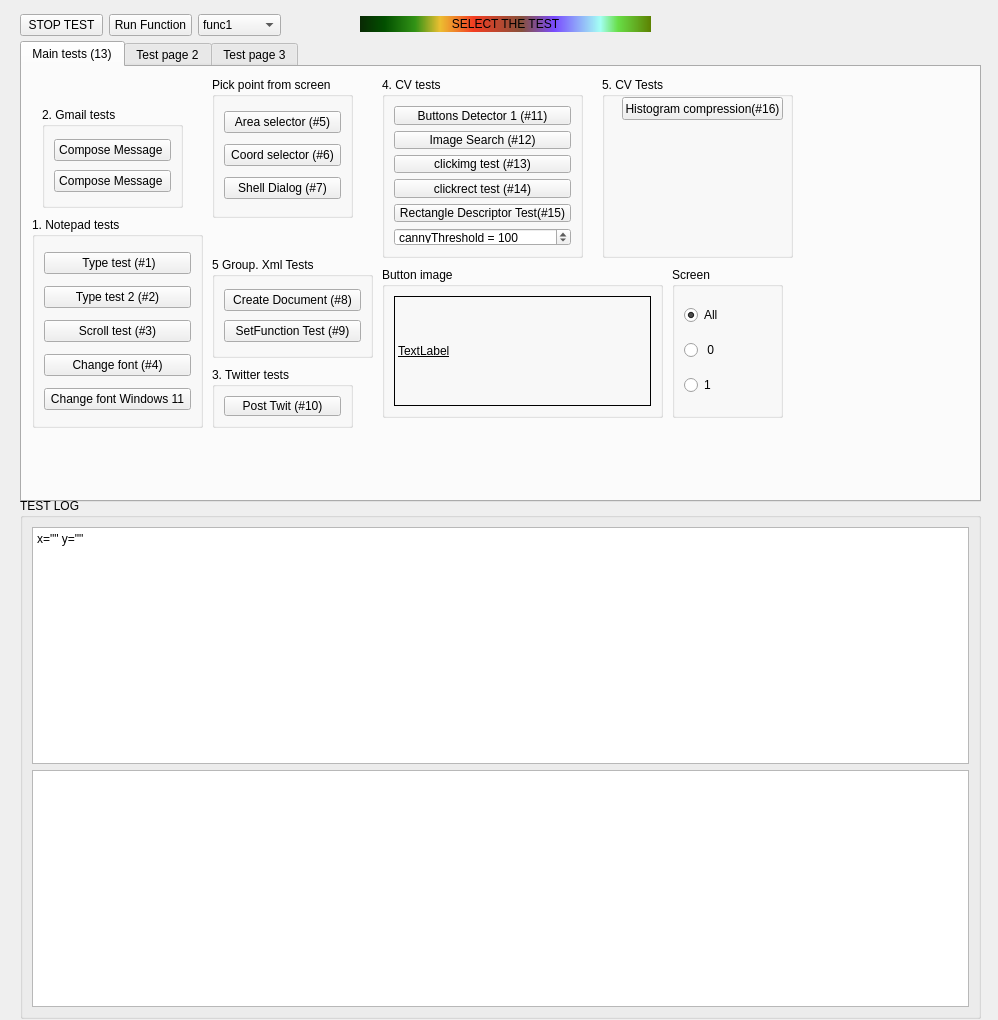
<?xml version="1.0" encoding="UTF-8"?>
<ui version="4.0">
 <class>CoolTestsForm</class>
 <widget class="QDialog" name="CoolTestsForm">
  <property name="windowModality">
   <enum>Qt::NonModal</enum>
  </property>
  <property name="geometry">
   <rect>
    <x>0</x>
    <y>0</y>
    <width>998</width>
    <height>1020</height>
   </rect>
  </property>
  <property name="windowTitle">
   <string>UsefulClicker Tests Form</string>
  </property>
  <widget class="QDialogButtonBox" name="buttonBox">
   <property name="geometry">
    <rect>
     <x>1330</x>
     <y>30</y>
     <width>81</width>
     <height>61</height>
    </rect>
   </property>
   <property name="orientation">
    <enum>Qt::Vertical</enum>
   </property>
   <property name="standardButtons">
    <set>QDialogButtonBox::Cancel|QDialogButtonBox::Ok</set>
   </property>
  </widget>
  <widget class="QWidget" name="layoutWidget">
   <property name="geometry">
    <rect>
     <x>20</x>
     <y>10</y>
     <width>261</width>
     <height>31</height>
    </rect>
   </property>
   <layout class="QHBoxLayout" name="horizontalLayout">
    <item>
     <widget class="QPushButton" name="stopTest">
      <property name="text">
       <string>STOP TEST</string>
      </property>
     </widget>
    </item>
    <item>
     <widget class="QPushButton" name="runFunction">
      <property name="text">
       <string>Run Function</string>
      </property>
     </widget>
    </item>
    <item>
     <widget class="QComboBox" name="functionsList">
      <item>
       <property name="text">
        <string>func1</string>
       </property>
      </item>
     </widget>
    </item>
   </layout>
  </widget>
  <widget class="QGroupBox" name="groupBox_5">
   <property name="geometry">
    <rect>
     <x>20</x>
     <y>498</y>
     <width>961</width>
     <height>521</height>
    </rect>
   </property>
   <property name="title">
    <string>TEST LOG</string>
   </property>
   <layout class="QGridLayout" name="gridLayout_5">
    <item row="1" column="0">
     <widget class="QTextEdit" name="xmlEditor"/>
    </item>
    <item row="0" column="0">
     <widget class="QPlainTextEdit" name="logEdit">
      <property name="maximumSize">
       <size>
        <width>16777215</width>
        <height>16777215</height>
       </size>
      </property>
      <property name="plainText">
       <string>x=&quot;&quot; y=&quot;&quot;</string>
      </property>
     </widget>
    </item>
   </layout>
  </widget>
  <widget class="QLabel" name="testStatusLabel">
   <property name="geometry">
    <rect>
     <x>360</x>
     <y>16</y>
     <width>291</width>
     <height>16</height>
    </rect>
   </property>
   <property name="styleSheet">
    <string notr="true">color: rgb(0, 0, 0);
font: 900 9pt &quot;Segoe UI&quot;;
background-color: qlineargradient(spread:pad, x1:0, y1:0, x2:1, y2:0, stop:0 rgba(9, 41, 4, 255), stop:0.085 rgba(2, 79, 0, 255), stop:0.19 rgba(50, 147, 22, 255), stop:0.275 rgba(236, 191, 49, 255), stop:0.39 rgba(243, 61, 34, 255), stop:0.555 rgba(135, 81, 60, 255), stop:0.667 rgba(121, 75, 255, 255), stop:0.825 rgba(164, 255, 244, 255), stop:0.885 rgba(104, 222, 71, 255), stop:1 rgba(93, 128, 0, 255));</string>
   </property>
   <property name="text">
    <string>&lt;html&gt;&lt;head/&gt;&lt;body&gt;&lt;p&gt;SELECT THE TEST&lt;/p&gt;&lt;/body&gt;&lt;/html&gt;</string>
   </property>
   <property name="alignment">
    <set>Qt::AlignCenter</set>
   </property>
  </widget>
  <widget class="QTabWidget" name="tabWidget">
   <property name="geometry">
    <rect>
     <x>20</x>
     <y>41</y>
     <width>961</width>
     <height>461</height>
    </rect>
   </property>
   <property name="currentIndex">
    <number>0</number>
   </property>
   <widget class="QWidget" name="tab">
    <attribute name="title">
     <string>Main tests (13)</string>
    </attribute>
    <widget class="QGroupBox" name="groupBox_7">
     <property name="geometry">
      <rect>
       <x>190</x>
       <y>190</y>
       <width>161</width>
       <height>101</height>
      </rect>
     </property>
     <property name="title">
      <string>5 Group. Xml Tests</string>
     </property>
     <layout class="QGridLayout" name="gridLayout_7">
      <item row="0" column="0">
       <widget class="QPushButton" name="createTestXml">
        <property name="text">
         <string>Create Document (#8)</string>
        </property>
       </widget>
      </item>
      <item row="1" column="0">
       <widget class="QPushButton" name="setFunctionTest">
        <property name="text">
         <string>SetFunction Test (#9)</string>
        </property>
       </widget>
      </item>
     </layout>
    </widget>
    <widget class="QGroupBox" name="groupBox_2">
     <property name="geometry">
      <rect>
       <x>10</x>
       <y>150</y>
       <width>171</width>
       <height>211</height>
      </rect>
     </property>
     <property name="title">
      <string>1. Notepad tests</string>
     </property>
     <layout class="QGridLayout" name="gridLayout_2">
      <item row="2" column="0">
       <widget class="QPushButton" name="scrollTest">
        <property name="text">
         <string>Scroll test (#3)</string>
        </property>
       </widget>
      </item>
      <item row="3" column="0">
       <widget class="QPushButton" name="pushButton_3">
        <property name="text">
         <string>Change font (#4)</string>
        </property>
       </widget>
      </item>
      <item row="0" column="0">
       <widget class="QPushButton" name="typeTest">
        <property name="text">
         <string> Type test (#1)</string>
        </property>
       </widget>
      </item>
      <item row="1" column="0">
       <widget class="QPushButton" name="typeTest2">
        <property name="text">
         <string>Type test 2 (#2)</string>
        </property>
       </widget>
      </item>
      <item row="4" column="0">
       <widget class="QPushButton" name="changeFontWindows11">
        <property name="text">
         <string>Change font Windows 11</string>
        </property>
       </widget>
      </item>
     </layout>
    </widget>
    <widget class="QGroupBox" name="groupBox_6">
     <property name="geometry">
      <rect>
       <x>190</x>
       <y>10</y>
       <width>141</width>
       <height>141</height>
      </rect>
     </property>
     <property name="title">
      <string>Pick point from screen</string>
     </property>
     <layout class="QGridLayout" name="gridLayout_6">
      <item row="1" column="0">
       <widget class="QPushButton" name="pickPoint">
        <property name="text">
         <string>Coord selector (#6)</string>
        </property>
       </widget>
      </item>
      <item row="0" column="0">
       <widget class="QPushButton" name="areaButton">
        <property name="text">
         <string>Area selector (#5)</string>
        </property>
       </widget>
      </item>
      <item row="2" column="0">
       <widget class="QPushButton" name="shellDialog">
        <property name="text">
         <string>Shell Dialog (#7)</string>
        </property>
       </widget>
      </item>
     </layout>
    </widget>
    <widget class="QGroupBox" name="groupBox_3">
     <property name="geometry">
      <rect>
       <x>190</x>
       <y>300</y>
       <width>141</width>
       <height>61</height>
      </rect>
     </property>
     <property name="title">
      <string>3. Twitter tests</string>
     </property>
     <layout class="QGridLayout" name="gridLayout_3">
      <item row="0" column="0">
       <widget class="QPushButton" name="pushButton_4">
        <property name="text">
         <string>Post Twit (#10)</string>
        </property>
       </widget>
      </item>
     </layout>
    </widget>
    <widget class="QGroupBox" name="groupBox_11">
     <property name="geometry">
      <rect>
       <x>360</x>
       <y>200</y>
       <width>281</width>
       <height>151</height>
      </rect>
     </property>
     <property name="title">
      <string>Button image</string>
     </property>
     <layout class="QGridLayout" name="gridLayout_10">
      <item row="0" column="0">
       <widget class="QLabel" name="buttonImage">
        <property name="styleSheet">
         <string notr="true">font: 700 9pt &quot;Segoe UI&quot;;
text-decoration: underline;</string>
        </property>
        <property name="frameShape">
         <enum>QFrame::Panel</enum>
        </property>
        <property name="text">
         <string>TextLabel</string>
        </property>
        <property name="scaledContents">
         <bool>true</bool>
        </property>
       </widget>
      </item>
     </layout>
    </widget>
    <widget class="QGroupBox" name="groupBox_4">
     <property name="geometry">
      <rect>
       <x>360</x>
       <y>10</y>
       <width>201</width>
       <height>181</height>
      </rect>
     </property>
     <property name="title">
      <string>4. CV tests</string>
     </property>
     <layout class="QGridLayout" name="gridLayout_4">
      <item row="0" column="0">
       <widget class="QPushButton" name="buttonsDetector1">
        <property name="text">
         <string>Buttons Detector 1 (#11)</string>
        </property>
       </widget>
      </item>
      <item row="3" column="0">
       <widget class="QPushButton" name="clickrectTest">
        <property name="text">
         <string>clickrect test (#14)</string>
        </property>
       </widget>
      </item>
      <item row="2" column="0">
       <widget class="QPushButton" name="clickimgTest">
        <property name="text">
         <string>clickimg test (#13)</string>
        </property>
       </widget>
      </item>
      <item row="1" column="0">
       <widget class="QPushButton" name="imageSearch">
        <property name="text">
         <string>Image Search (#12)</string>
        </property>
       </widget>
      </item>
      <item row="5" column="0">
       <widget class="QSpinBox" name="spinBox">
        <property name="prefix">
         <string>cannyThreshold = </string>
        </property>
        <property name="maximum">
         <number>1000</number>
        </property>
        <property name="value">
         <number>100</number>
        </property>
       </widget>
      </item>
      <item row="4" column="0">
       <widget class="QPushButton" name="rectangleDescriptorTest">
        <property name="text">
         <string>Rectangle Descriptor Test(#15)</string>
        </property>
       </widget>
      </item>
     </layout>
    </widget>
    <widget class="QGroupBox" name="groupBox_10">
     <property name="geometry">
      <rect>
       <x>650</x>
       <y>200</y>
       <width>111</width>
       <height>151</height>
      </rect>
     </property>
     <property name="title">
      <string>Screen</string>
     </property>
     <layout class="QVBoxLayout" name="verticalLayout">
      <item>
       <widget class="QRadioButton" name="allScreens">
        <property name="text">
         <string>All</string>
        </property>
        <property name="checked">
         <bool>true</bool>
        </property>
       </widget>
      </item>
      <item>
       <widget class="QRadioButton" name="screen0">
        <property name="text">
         <string> 0</string>
        </property>
        <property name="checked">
         <bool>false</bool>
        </property>
        <property name="autoRepeat">
         <bool>true</bool>
        </property>
       </widget>
      </item>
      <item>
       <widget class="QRadioButton" name="screen1">
        <property name="text">
         <string>1</string>
        </property>
        <property name="autoRepeat">
         <bool>true</bool>
        </property>
       </widget>
      </item>
     </layout>
    </widget>
    <widget class="QGroupBox" name="groupBox">
     <property name="geometry">
      <rect>
       <x>20</x>
       <y>40</y>
       <width>141</width>
       <height>101</height>
      </rect>
     </property>
     <property name="title">
      <string>2. Gmail tests</string>
     </property>
     <layout class="QGridLayout" name="gridLayout">
      <item row="0" column="0">
       <widget class="QPushButton" name="pushButton_7">
        <property name="text">
         <string>Compose Message </string>
        </property>
       </widget>
      </item>
      <item row="1" column="0">
       <widget class="QPushButton" name="pushButton_6">
        <property name="text">
         <string>Compose Message </string>
        </property>
       </widget>
      </item>
     </layout>
    </widget>
    <widget class="QGroupBox" name="groupBox_16">
     <property name="geometry">
      <rect>
       <x>580</x>
       <y>10</y>
       <width>191</width>
       <height>181</height>
      </rect>
     </property>
     <property name="title">
      <string>5. CV Tests</string>
     </property>
     <widget class="QPushButton" name="histCompressionTest">
      <property name="geometry">
       <rect>
        <x>20</x>
        <y>20</y>
        <width>161</width>
        <height>23</height>
       </rect>
      </property>
      <property name="text">
       <string>Histogram compression(#16)</string>
      </property>
     </widget>
    </widget>
   </widget>
   <widget class="QWidget" name="tab_3">
    <attribute name="title">
     <string>Test page 2</string>
    </attribute>
    <widget class="QGroupBox" name="groupBox_13">
     <property name="geometry">
      <rect>
       <x>10</x>
       <y>0</y>
       <width>541</width>
       <height>311</height>
      </rect>
     </property>
     <property name="title">
      <string>Language tests</string>
     </property>
     <widget class="QGroupBox" name="groupBox_12">
      <property name="geometry">
       <rect>
        <x>20</x>
        <y>30</y>
        <width>141</width>
        <height>241</height>
       </rect>
      </property>
      <property name="title">
       <string>foreach loop tests</string>
      </property>
      <widget class="QPushButton" name="foreachTest1">
       <property name="geometry">
        <rect>
         <x>10</x>
         <y>30</y>
         <width>121</width>
         <height>31</height>
        </rect>
       </property>
       <property name="text">
        <string>Foreach_test1</string>
       </property>
      </widget>
      <widget class="QPushButton" name="foreachTest2">
       <property name="geometry">
        <rect>
         <x>10</x>
         <y>70</y>
         <width>121</width>
         <height>31</height>
        </rect>
       </property>
       <property name="text">
        <string>Foreach_test2</string>
       </property>
      </widget>
      <widget class="QPushButton" name="foreachTest3">
       <property name="geometry">
        <rect>
         <x>10</x>
         <y>110</y>
         <width>121</width>
         <height>31</height>
        </rect>
       </property>
       <property name="text">
        <string>Foreach_test3</string>
       </property>
      </widget>
      <widget class="QPushButton" name="foreachTest4">
       <property name="geometry">
        <rect>
         <x>10</x>
         <y>150</y>
         <width>121</width>
         <height>31</height>
        </rect>
       </property>
       <property name="text">
        <string>Foreach_test4</string>
       </property>
      </widget>
     </widget>
     <widget class="QGroupBox" name="groupBox_14">
      <property name="geometry">
       <rect>
        <x>180</x>
        <y>30</y>
        <width>171</width>
        <height>241</height>
       </rect>
      </property>
      <property name="title">
       <string>Expression calculator</string>
      </property>
      <widget class="QPushButton" name="expressionTest12">
       <property name="geometry">
        <rect>
         <x>10</x>
         <y>30</y>
         <width>151</width>
         <height>29</height>
        </rect>
       </property>
       <property name="text">
        <string>12 Expressions test</string>
       </property>
      </widget>
      <widget class="QPushButton" name="generatorsTest">
       <property name="geometry">
        <rect>
         <x>10</x>
         <y>80</y>
         <width>151</width>
         <height>29</height>
        </rect>
       </property>
       <property name="text">
        <string>Generators test</string>
       </property>
      </widget>
     </widget>
     <widget class="QGroupBox" name="groupBox_15">
      <property name="geometry">
       <rect>
        <x>370</x>
        <y>30</y>
        <width>161</width>
        <height>241</height>
       </rect>
      </property>
      <property name="title">
       <string>Torrent downloader tests</string>
      </property>
      <widget class="QPushButton" name="pirateBayTest">
       <property name="geometry">
        <rect>
         <x>20</x>
         <y>30</y>
         <width>121</width>
         <height>29</height>
        </rect>
       </property>
       <property name="text">
        <string>PirateBay test</string>
       </property>
      </widget>
     </widget>
    </widget>
   </widget>
   <widget class="QWidget" name="tab_2">
    <attribute name="title">
     <string>Test page 3</string>
    </attribute>
    <widget class="QGroupBox" name="groupBox_8">
     <property name="geometry">
      <rect>
       <x>20</x>
       <y>20</y>
       <width>161</width>
       <height>97</height>
      </rect>
     </property>
     <property name="title">
      <string>Painter tests</string>
     </property>
     <layout class="QGridLayout" name="gridLayout_9">
      <item row="0" column="0">
       <widget class="QPushButton" name="pushButton_2">
        <property name="text">
         <string>Area click test</string>
        </property>
       </widget>
      </item>
      <item row="1" column="0">
       <widget class="QPushButton" name="pushButton_5">
        <property name="text">
         <string>Drawing Face Test</string>
        </property>
       </widget>
      </item>
     </layout>
    </widget>
    <widget class="QGroupBox" name="groupBox_9">
     <property name="geometry">
      <rect>
       <x>220</x>
       <y>30</y>
       <width>164</width>
       <height>131</height>
      </rect>
     </property>
     <property name="title">
      <string>MicroRecorder tests</string>
     </property>
     <layout class="QGridLayout" name="gridLayout_8">
      <item row="1" column="0">
       <widget class="QPushButton" name="pushButton_9">
        <property name="text">
         <string>Record mouse trajectory </string>
        </property>
       </widget>
      </item>
      <item row="0" column="0">
       <widget class="QPushButton" name="pushButton_8">
        <property name="text">
         <string>Interactive cv test</string>
        </property>
       </widget>
      </item>
      <item row="2" column="0">
       <widget class="QPushButton" name="pushButton_10">
        <property name="text">
         <string>Play mouse trajectory</string>
        </property>
       </widget>
      </item>
     </layout>
    </widget>
   </widget>
  </widget>
 </widget>
 <resources/>
 <connections>
  <connection>
   <sender>buttonBox</sender>
   <signal>accepted()</signal>
   <receiver>CoolTestsForm</receiver>
   <slot>accept()</slot>
   <hints>
    <hint type="sourcelabel">
     <x>248</x>
     <y>254</y>
    </hint>
    <hint type="destinationlabel">
     <x>157</x>
     <y>274</y>
    </hint>
   </hints>
  </connection>
  <connection>
   <sender>buttonBox</sender>
   <signal>rejected()</signal>
   <receiver>CoolTestsForm</receiver>
   <slot>reject()</slot>
   <hints>
    <hint type="sourcelabel">
     <x>316</x>
     <y>260</y>
    </hint>
    <hint type="destinationlabel">
     <x>286</x>
     <y>274</y>
    </hint>
   </hints>
  </connection>
 </connections>
</ui>
